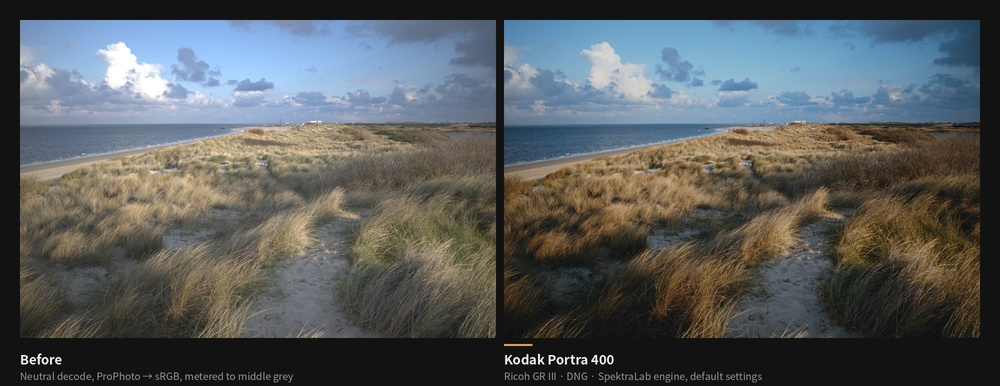
#> input picture docs/images/samples/compare_dunes.jpg, 1000 x 386 px, shrunk from 2000 x 772 before the run
$ python crop_samples.py
#> lines starting #> are read from the running program, lines starting #| are printed output that depends on the picture; after the words box and inside, x2 and y2 are one past the last pixel; in counts of white or black regions, pixels touching at a corner belong together
"""Cut the composed sample sheets in docs/images/samples/ into single frames
for the GitHub Pages site (docs/site/img/). The sheets are real engine renders
(docs/SAMPLES.md); this only crops and re-encodes them.

    python tools/site/crop_samples.py
"""
from pathlib import Path
import numpy as np
from PIL import Image

ROOT = Path(__file__).resolve().parents[2]
SRC = ROOT / "docs/images/samples"
OUT = ROOT / "docs/site/img"

SHEETS = {
    "compare_dunes.jpg": ["dunes-neutral", "dunes-portra400"],
    "compare_lake.jpg": ["lake-neutral", "lake-ektar100"],
    "compare_fruit.jpg": ["fruit-neutral", "fruit-velvia100"],
    "compare_skyline.jpg": ["skyline-neutral", "skyline-ektar100"],
    "films_dunes.jpg": ["film-portra400", "film-ektar100", "film-gold200",
                        "film-cinestill800t", "film-velvia100", "film-trix400"],
    "detail_temple.jpg": ["temple-neutral", "temple-portra400", "temple-cinestill800t"],
}


def runs(mask, min_len):
    out, start = [], None
    for i, v in enumerate(list(mask) + [False]):
        if v and start is None:
            start = i
        elif not v and start is not None:
            if i - start >= min_len:
                out.append((start, i))
            start = None
    return out


def frames(img):
    a = np.asarray(img.convert("RGB")).astype(int)
    bg = a[2, 2]
    diff = np.abs(a - bg).sum(axis=2) > 24
    rows = runs(diff.mean(axis=1) > 0.25, 120)  # photo bands, not caption lines
    boxes = []
    for y0, y1 in rows:
        cols = runs(diff[y0:y1].mean(axis=0) > 0.5, 120)
        for x0, x1 in cols:
            sub = diff[y0:y1, x0:x1].mean(axis=1) > 0.5
            ys = np.where(sub)[0]
            boxes.append((x0, y0 + ys[0], x1, y0 + ys[-1] + 1))
    return boxes


def main():
    OUT.mkdir(parents=True, exist_ok=True)
    for sheet, names in SHEETS.items():
        img = Image.open(SRC / sheet)
#> img is the input picture: PIL image 1000x386 RGB; mean R, G, B 86.9, 90.9, 91.8
        boxes = frames(img)
#> in frames, `bg = a[2, 2]`: bg = [18, 18, 18]
#> in frames, `diff = np.abs(a - bg).sum(axis=2) > 24`:
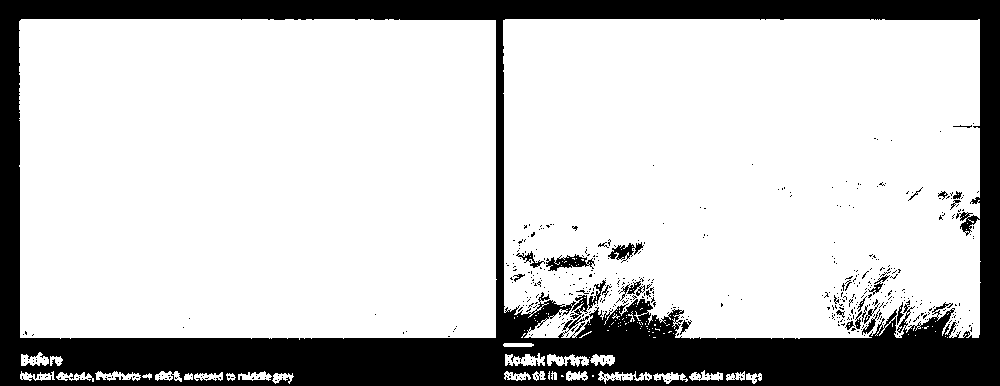
#> diff: shape (386, 1000) bool; 77.5% white; 518 black regions (493 under 20 px), largest, box (x1, y1, x2, y2) and area: (0, 0, 1000, 386) 83724, (546, 254, 595, 271) 399, (608, 242, 644, 263) 292
#> the loop in runs, `for i, v in enumerate(list(mask) + [False]):` made 387 passes
#> (v, start) on pass 20: (True, 19)
#> start on pass 375: 374
#> after the loop in runs, `for i, v in enumerate(list(mask) + [False]):`: out = [(19, 338)]
#> the loop in frames, `for y0, y1 in rows:` made 1 pass
#> (y0, y1, cols) on pass 1: (19, 338, [(20, 496), (504, 980)])
#> after the loop in frames, `for y0, y1 in rows:`: boxes = [(20, 19, 496, 338), (504, 19, 980, 338)]
#> boxes = [(20, 19, 496, 338), (504, 19, 980, 338)]
        if len(names) == 2:
            # A film render can have near-black edges that the detector reads
            # as margin; the sheets are symmetric, so mirror the neutral frame.
            x0, y0, x1, y1 = boxes[0]
#> x0 = 20; y0 = 19; x1 = 496; y1 = 338
            boxes = [boxes[0], (img.width - x1, y0, img.width - x0, y1)]
        assert len(boxes) == len(names), (sheet, boxes)
        for name, box in zip(names, boxes):
            # trim 2 px of anti-aliased edge on every side
            x0, y0, x1, y1 = box
            crop = img.crop((x0 + 2, y0 + 2, x1 - 2, y1 - 2)).convert("RGB")
            crop.save(OUT / f"{name}.webp", quality=88, method=6)
            print(name, crop.size)
#> this loop made 2 passes
#> (name, x0, y0, x1, y1) on passes 1 to 2: ('dunes-neutral', 20, 19, 496, 338), ('dunes-portra400', 504, 19, 980, 338)
#| dunes-neutral (472, 315)
#| dunes-portra400 (472, 315)
#> pass 1, in main, `crop = img.crop((x0 + 2, y0 + 2, x1 - 2, y1 - 2)).convert("RGB")`:
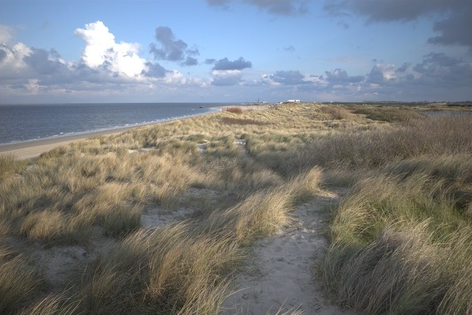
#> crop: PIL image 472x315 RGB; mean R, G, B 119.8, 124.3, 126.9
#> pass 2, in main, `crop = img.crop((x0 + 2, y0 + 2, x1 - 2, y1 - 2)).convert("RGB")`:
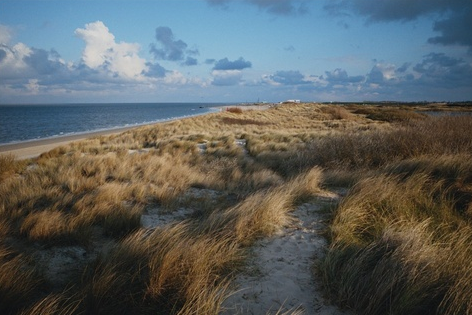
#> crop: PIL image 472x315 RGB; mean R, G, B 91, 96.6, 96.3
#> pass 2 of the loop in main, `for sheet, names in SHEETS.items():`:
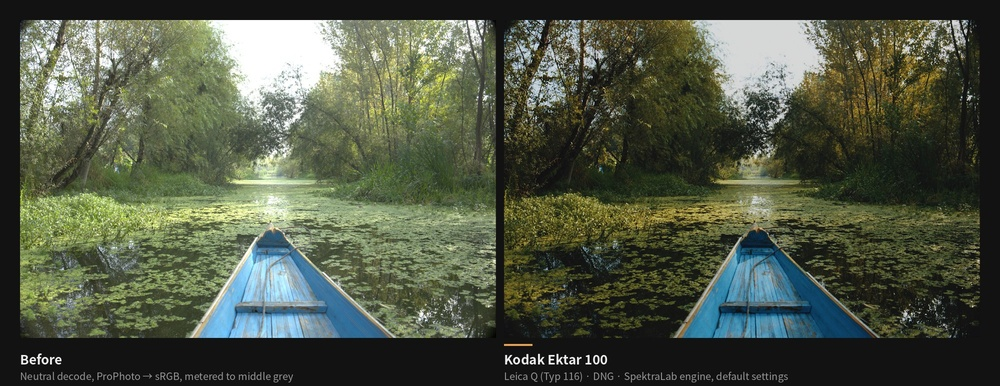
#> input picture docs/images/samples/compare_lake.jpg, 1000 x 386 px, shrunk from 2000 x 771 before the run
#> in main, img is the input picture: PIL image 1000x386 RGB; mean R, G, B 79.7, 86.7, 69.1
#> in frames (call 2), `diff = np.abs(a - bg).sum(axis=2) > 24`:
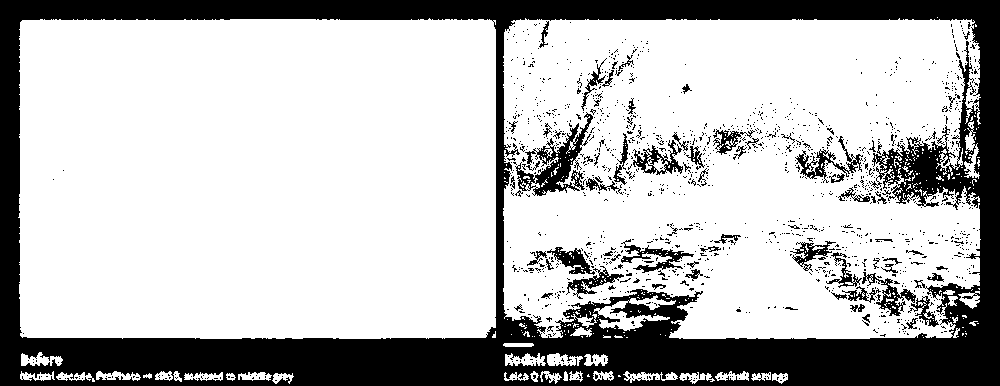
#> diff: shape (386, 1000) bool; 73.3% white; 1376 black regions (1304 under 20 px), largest, box (x1, y1, x2, y2) and area: (0, 0, 1000, 386) 89010, (515, 112, 593, 196) 2090, (795, 136, 863, 183) 749
#> rows = [(20, 339)]
#> the loop in frames (call 2), `for y0, y1 in rows:` made 1 pass
#> (y0, y1, cols) on pass 1: (20, 339, [(20, 496), (504, 979)])
#> after the loop in frames (call 2), `for y0, y1 in rows:`: boxes = [(20, 20, 496, 338), (504, 20, 979, 338)]
#> in main, `x0, y0, x1, y1 = boxes[0]`: x0 = 20; x1 = 496
#> in main, `boxes = [boxes[0], (img.width - x1, y0, img.width - x0, y1)]`: boxes = [(20, 20, 496, 338), (504, 20, 980, 338)]
#> the loop in main, `for name, box in zip(names, boxes):` made 2 passes
#> (name, x0, y0, x1, y1) on passes 1 to 2: ('lake-neutral', 20, 20, 496, 338), ('lake-ektar100', 504, 20, 980, 338)
#> (printed output is left out)
#> pass 2, in main, `crop = img.crop((x0 + 2, y0 + 2, x1 - 2, y1 - 2)).convert("RGB")`:
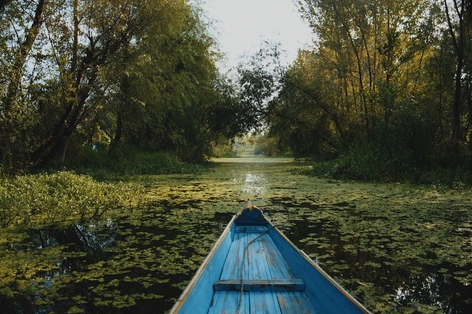
#> crop: PIL image 472x314 RGB; mean R, G, B 69.1, 74.5, 56.5
#> pass 3 of the loop in main, `for sheet, names in SHEETS.items():`:
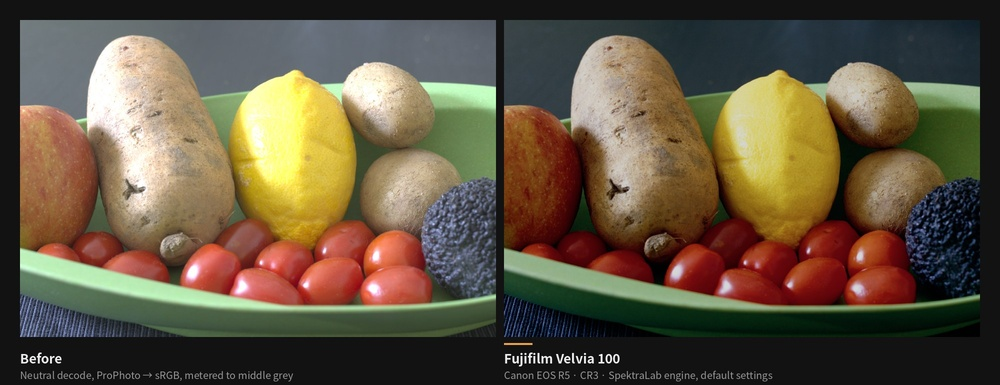
#> input picture docs/images/samples/compare_fruit.jpg, 1000 x 385 px, shrunk from 2000 x 770 before the run
#> in main, img is the input picture: PIL image 1000x385 RGB; mean R, G, B 97.9, 85.1, 65
#> a: shape (385, 1000, 3) int64
#> in frames (call 3), `diff = np.abs(a - bg).sum(axis=2) > 24`:
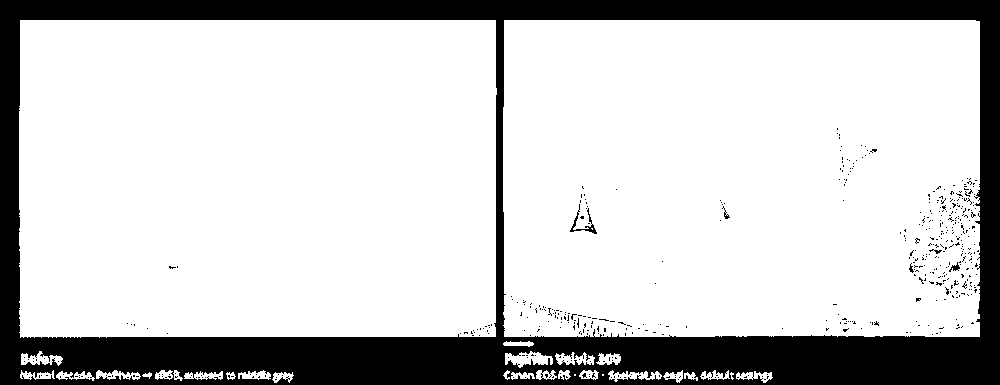
#> diff: shape (385, 1000) bool; 79.1% white; 513 black regions (507 under 20 px), largest, box (x1, y1, x2, y2) and area: (0, 0, 1000, 385) 78763, (570, 204, 597, 234) 156, (949, 262, 960, 272) 46, (722, 206, 730, 219) 30, (929, 249, 942, 254) 26, (909, 263, 914, 273) 23
#> rows = [(20, 337)]
#> the loop in frames (call 3), `for y0, y1 in rows:` made 1 pass
#> (y0, y1, cols) on pass 1: (20, 337, [(20, 496), (504, 980)])
#> after the loop in frames (call 3), `for y0, y1 in rows:`: boxes = [(20, 20, 496, 337), (504, 20, 980, 337)]
#> in main, `x0, y0, x1, y1 = boxes[0]`: x0 = 20; x1 = 496; y1 = 337
#> the loop in main, `for name, box in zip(names, boxes):` made 2 passes
#> (name, x0, y0, x1, y1) on passes 1 to 2: ('fruit-neutral', 20, 20, 496, 337), ('fruit-velvia100', 504, 20, 980, 337)
#> (printed output is left out)
#> pass 2, in main, `crop = img.crop((x0 + 2, y0 + 2, x1 - 2, y1 - 2)).convert("RGB")`:
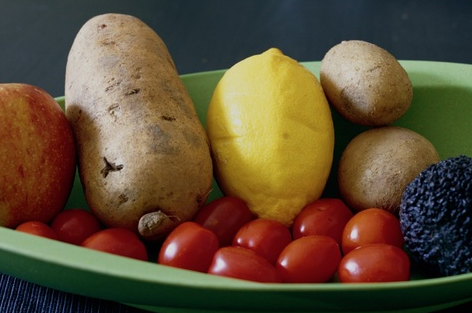
#> crop: PIL image 472x313 RGB; mean R, G, B 93.6, 76.1, 52.4
#> the loop made 6 passes; the first 3 are shown


if __name__ == "__main__":
    main()
